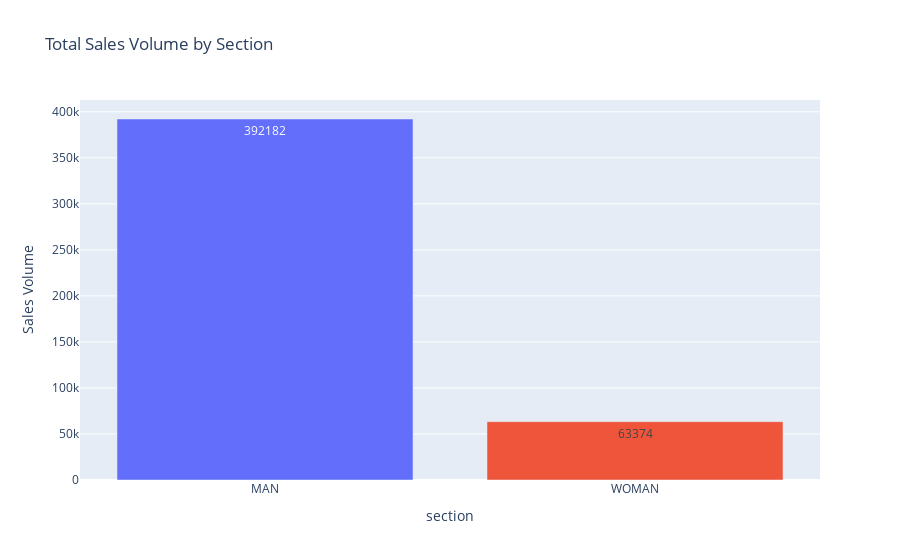

Notebook source saved alongside this figure:
### Code cell
fig = px.bar(
    section_sales,
    x = 'section',
    y = 'Sales Volume',
    color = 'section',
    title = 'Total Sales Volume by Section',
    text = 'Sales Volume'
)

fig.update_layout(showlegend=False)
fig.show()

### Figure 1 — Plotly figure (JSON) as saved in the notebook; plotly's stock layout.template omitted (floating-point values rounded to 4 significant figures)
{"data": [{"alignmentgroup": "True", "hovertemplate": "section=%{x}<br>Sales Volume=%{text}<extra></extra>", "legendgroup": "MAN", "marker": {"color": "#636efa", "pattern": {"shape": ""}}, "name": "MAN", "offsetgroup": "MAN", "orientation": "v", "showlegend": true, "text": [392182], "textposition": "auto", "type": "bar", "x": ["MAN"], "xaxis": "x", "y": [392182], "yaxis": "y"}, {"alignmentgroup": "True", "hovertemplate": "section=%{x}<br>Sales Volume=%{text}<extra></extra>", "legendgroup": "WOMAN", "marker": {"color": "#EF553B", "pattern": {"shape": ""}}, "name": "WOMAN", "offsetgroup": "WOMAN", "orientation": "v", "showlegend": true, "text": [63374], "textposition": "auto", "type": "bar", "x": ["WOMAN"], "xaxis": "x", "y": [63374], "yaxis": "y"}], "layout": {"autosize": true, "barmode": "relative", "legend": {"title": {"text": "section"}, "tracegroupgap": 0}, "showlegend": false, "title": {"text": "Total Sales Volume by Section"}, "xaxis": {"anchor": "y", "autorange": true, "categoryarray": ["MAN", "WOMAN"], "categoryorder": "array", "domain": [0, 1], "range": [-0.5, 1.5], "title": {"text": "section"}, "type": "category"}, "yaxis": {"anchor": "x", "autorange": true, "domain": [0, 1], "range": [0, 412800.0], "title": {"text": "Sales Volume"}, "type": "linear"}}}
